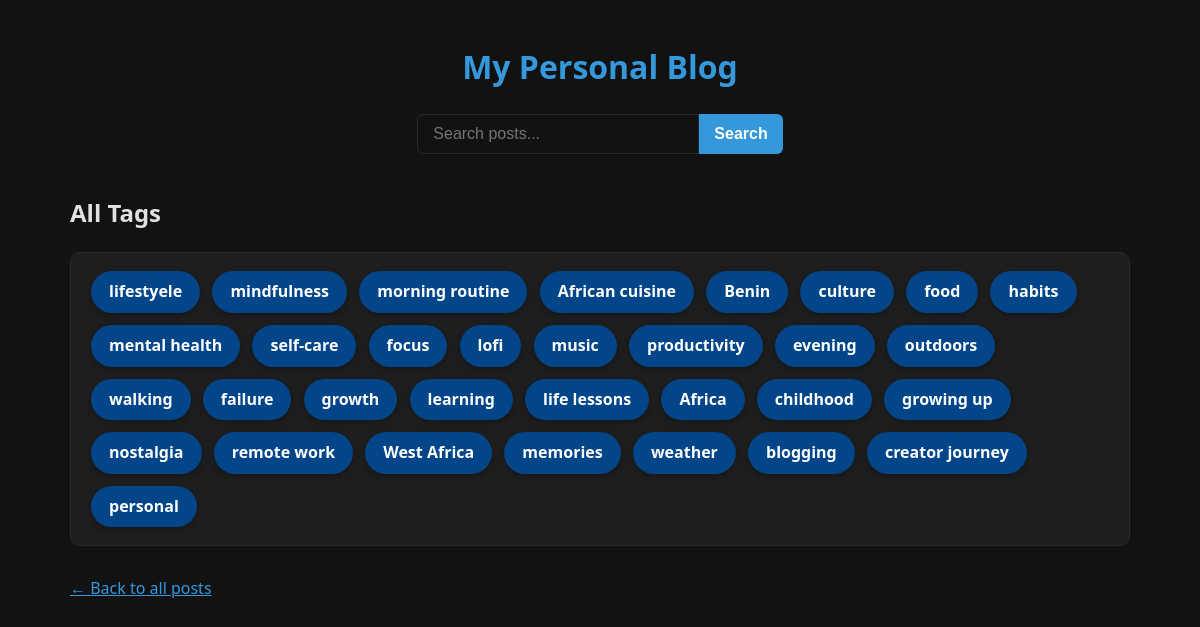
The page /tags/ on the database as committed earlier.
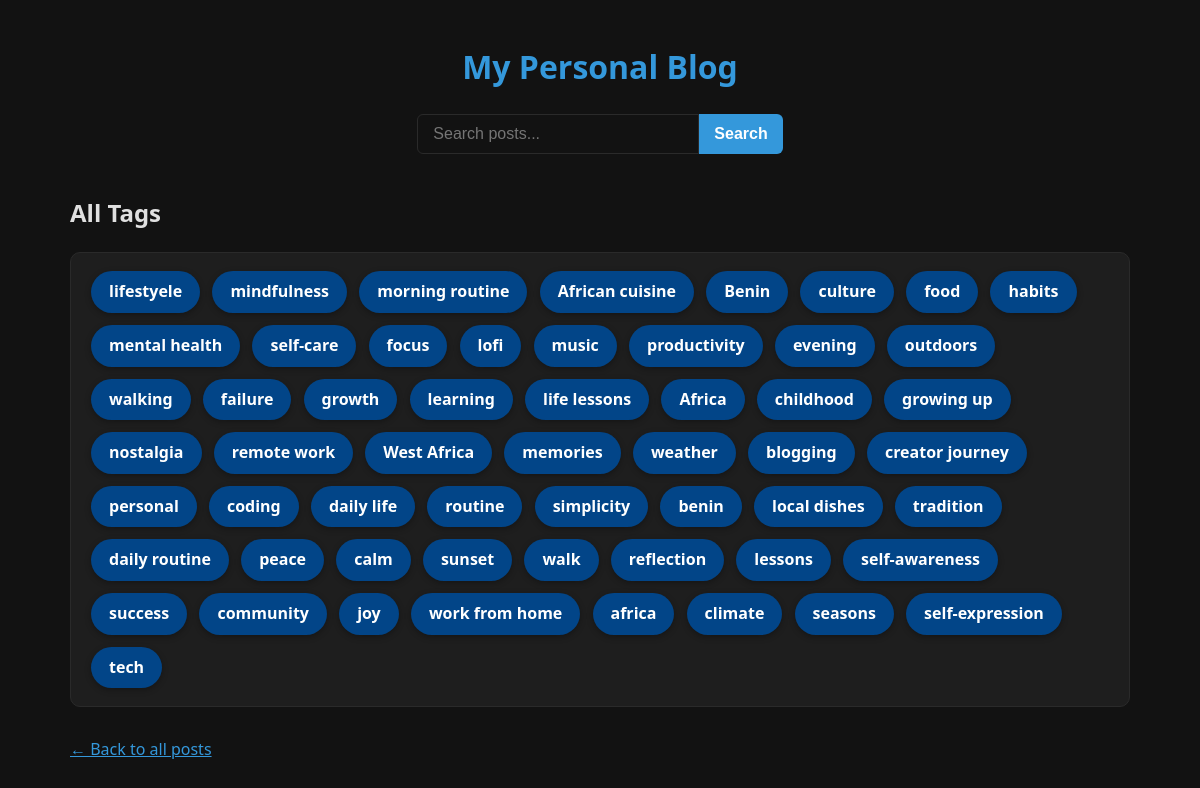
The same page on the database as committed later.
### myblog/views.py (the view)
# urls.py: path('tags/', views.tag_list, name='tag_list'),
def tag_list(request):
    tags = Tag.objects.all()
    return render(request, 'myblog/tag_list.html', {'tags': tags})

### myblog/templates/myblog/tag_list.html
{% extends "base.html" %}
{% block content %}
<div class="container">
  <h2 class="tag-title">All Tags</h2>
  <div class="tag-cloud">
    {% for t in tags %}
      <a href="{% url 'myblog:post_list_by_tag' t.slug %}" class="tag">{{ t.name }}</a>
    {% empty %}
      <p>No tags found.</p>
    {% endfor %}
  </div>
  <p><a href="{% url 'myblog:post_list' %}">← Back to all posts</a></p>
</div>
{% endblock %}

### myblog/templates/base.html (shortened to what this page needs)
{% load static %}
<!DOCTYPE html>
<html lang="en">
<head>
    <link rel="stylesheet" href="{% static 'css/blog.css' %}" />
</head>
<body>
    <div class="container">
        <header>
            <h1><a href="{% url 'myblog:post_list' %}">My Personal Blog</a></h1>
            <form method="get" action="{% url 'myblog:post_search' %}" class="search-form">
                <input type="text" name="q" placeholder="Search posts..." required>
                <button type="submit">Search</button>
            </form>
        </header>
        <main>
            {% block content %}
            {% endblock %}
        </main>
    </div>
</body>
</html>

### static/css/blog.css (style rules this page uses)
:root { --bg-dark: #121212; --bg-light: #1e1e1e; --text-main: #e0e0e0; --text-muted: #aaaaaa; --accent-blue: #3498db; --accent-blue-hover: #2980b9; --card-bg: #1a1a1a; --border-gray: #2a2a2a; --tag-bg: hsl(210, 97%, 27%); --tag-hover-bg: hsl(210, 100%, 20%); }
body { margin: 0; font-family: 'Segoe UI', sans-serif; background-color: var(--bg-dark); color: var(--text-main); line-height: 1.6; padding: 20px; }
.container { max-width: 1100px; margin: auto; padding: 0 20px; }
header { margin-bottom: 40px; text-align: center; }
header h1 a { text-decoration: none; color: var(--accent-blue); font-size: 2rem; transition: color 0.3s ease; }
p { color: var(--text-muted); font-size: 1rem; }
a { color: var(--accent-blue); text-decoration: underline; }
.tag-cloud { margin-bottom: 30px; background-color: var(--bg-light); padding: 12px 20px; border-radius: 10px; border: 1px solid var(--border-gray); }
.tag { display: inline-block; margin: 6px 8px 6px 0; padding: 8px 18px; font-size: 1rem; font-weight: 600; border-radius: 30px; background-color: var(--tag-bg); color: #fff; text-decoration: none; box-shadow: 0 2px 6px rgba(0,0,0,0.3); transition: background-color 0.3s ease, transform 0.15s ease; }
.search-form { display: flex; justify-content: center; margin-bottom: 30px; }
.search-form input[type="text"] { padding: 10px 15px; border: 1px solid var(--border-gray); border-radius: 6px 0 0 6px; background-color: var(--bg-dark); color: var(--text-main); font-size: 1rem; width: 250px; }
.search-form button { padding: 10px 15px; background-color: var(--accent-blue); border: none; color: #fff; font-weight: bold; font-size: 1rem; border-radius: 0 6px 6px 0; cursor: pointer; transition: background-color 0.3s ease; }

Rows that differ between the two databases and show on the page:
added Tag: name "coding"
added Tag: name "daily life"
added Tag: name "routine"
added Tag: name "simplicity"
added Tag: name "benin"
added Tag: name "local dishes"
added Tag: name "tradition"
added Tag: name "daily routine"
added Tag: name "peace"
added Tag: name "calm"
added Tag: name "sunset"
added Tag: name "walk"
added Tag: name "reflection"
added Tag: name "lessons"
added Tag: name "self-awareness"
added Tag: name "success"
added Tag: name "community"
added Tag: name "joy"
added Tag: name "work from home"
added Tag: name "africa"
added Tag: name "climate"
added Tag: name "seasons"
added Tag: name "self-expression"
added Tag: name "tech"
